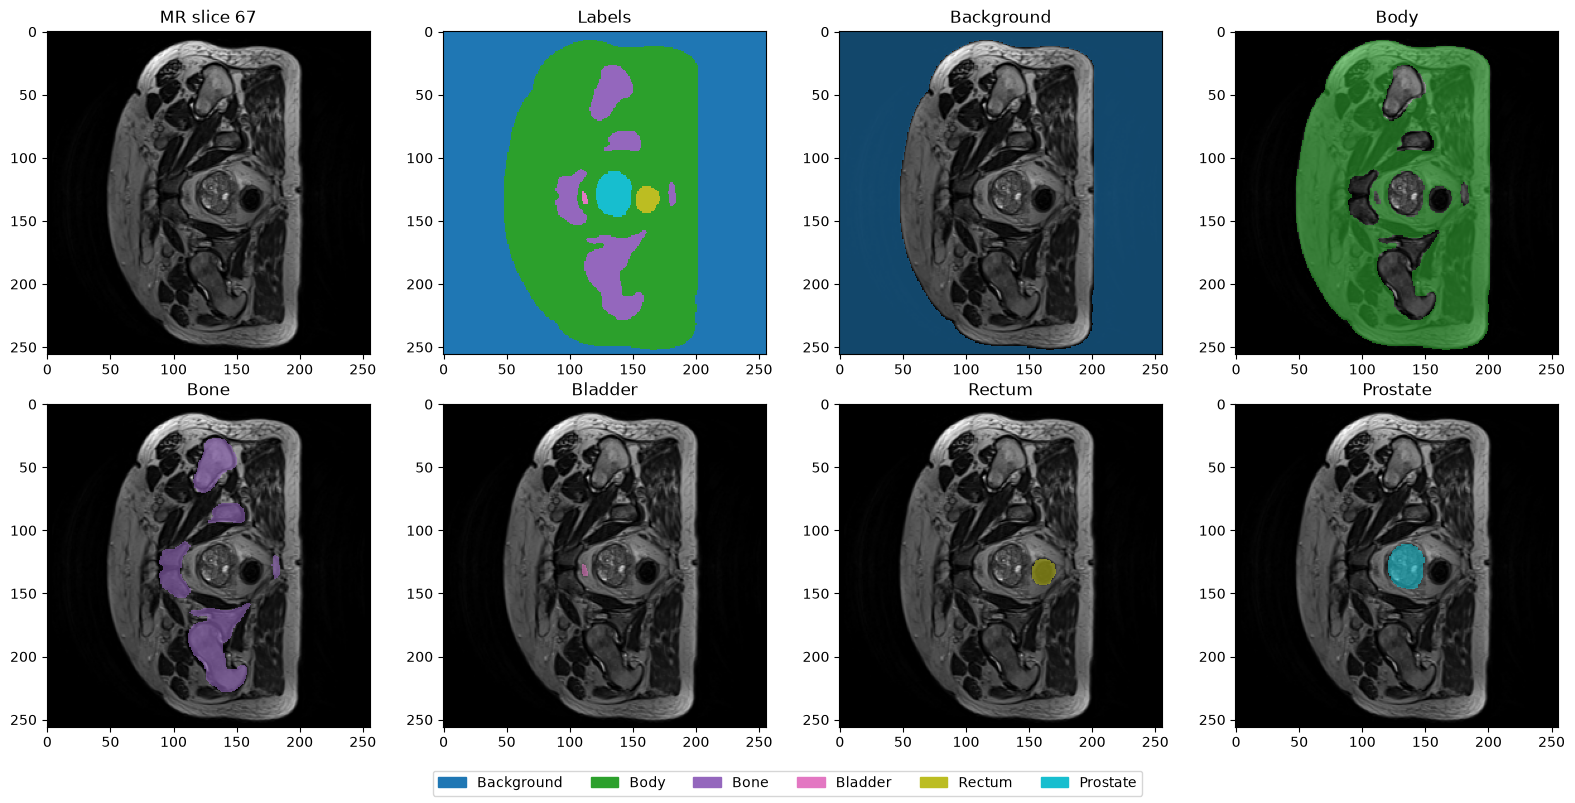

The Python source for this figure:
import numpy as np
from dataset import load_data_3D, get_pairs, split_pairs
import nibabel as nib
import matplotlib.pyplot as plt
from matplotlib.patches import Patch



root = "/home/twig/Desktop/Uni/Year 3 - Sem 2/COMP3710/Proj/data/"

# dataset stats
pairs = get_pairs(root)
patients = {mr.split("/")[-1].split("_")[1] for mr, _ in pairs}
print("Scans:", len(pairs), "Patients:", len(patients))
print("MR shapes:", {nib.load(mr).shape for mr, _ in pairs}) # >1 shape means load_data_3d clips or pads
for name, split in split_pairs(pairs).items():
    print(name, len(split), "scans")

image = load_data_3D([root + "semantic_MRs_anon/Case_004_Week0_LFOV.nii.gz"])
label = load_data_3D([root + "semantic_labels_anon/Case_004_Week0_SEMANTIC_LFOV.nii.gz"], dtype=np.uint8)
print("img:", image.shape, image.dtype, "min-max:", image.min(), image.max())
print("label:", label.shape, label.dtype, "types, counts:", np.unique(label, return_counts=True))

names = ["Background", "Body", "Bone", "Bladder", "Rectum", "Prostate"]
lab = label[0] #(H,W,D)

# which slices contain each class
for c, n in enumerate(names):
    print(f"{n}: slices {np.nonzero((lab == c).any(axis=(0,1)))[0]}")

full = [k for k in range(lab.shape[2]) if len(np.unique(lab[:, :, k])) == len(names)]
print("slices with every class:", full)
k = (lab == 5).sum(axis=(0, 1)).argmax() # most prostate
print("plotting slice", k)


plt.figure(figsize=(16,8))
cmap = plt.get_cmap("tab10", len(names))
plt.subplot(2, 4, 1); plt.imshow(image[0, :, :, k], cmap="gray"); plt.title(f"MR slice {k}")
plt.subplot(2, 4, 2); plt.imshow(lab[:, :, k], cmap=cmap, vmin=0, vmax=len(names) - 1, interpolation="nearest"); plt.title("Labels")
plt.figlegend(handles=[Patch(color=cmap(i), label=n) for i, n in enumerate(names)], loc="lower center", ncol=len(names))
# one panel per class: that class's mask over the MR, so you can see which organ it is
for c, n in enumerate(names):
    plt.subplot(2, 4, c + 3); plt.imshow(image[0, :, :, k], cmap="gray")
    plt.imshow(np.ma.masked_where(lab[:, :, k] != c, lab[:, :, k]), cmap=cmap, vmin=0, vmax=len(names) - 1, alpha=0.6, interpolation="nearest")
    plt.title(n)
plt.tight_layout(rect=(0, 0.05, 1, 1))
plt.savefig("data_audit.png", bbox_inches="tight")
plt.show()
